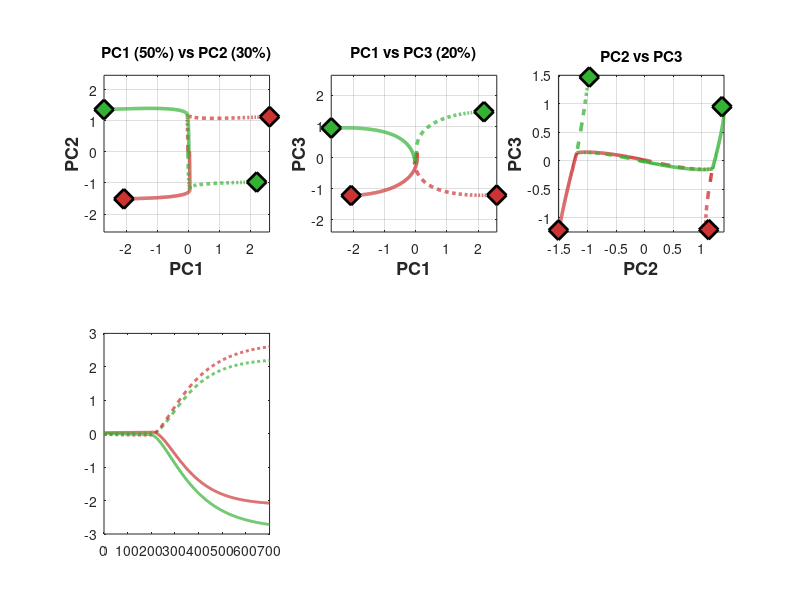

This figure's MATLAB source: (Note: this script raises an error after producing the figure.)
% XOR Model - Two Linear Dynamical Systems (No Cheating!)
% Context switches between two different J matrices
% Each J has its own color→choice mapping

%% Parameters
N = 100;
tau = 50;
dt = 1;
T_total = 700;
T_color_onset = 200;

%% Build base dynamics

[Q, ~] = qr(randn(N, N));

Lambda_base = zeros(N, N);
Lambda_base(1,1) = 0.2;  % Context - moderately stable (will decay slowly)
Lambda_base(2,2) = 0.2;  % Color (transient)
Lambda_base(3,3) = 0.6;  % Choice (most stable)
for i = 4:N
    Lambda_base(i,i) = 0.1*rand();
end

J_base = Q * Lambda_base * Q';

%% Add nonnormality for transient amplification

% Add off-diagonal terms to create nonnormal structure
% This allows transient growth even with stable eigenvalues
nonnormal_strength = 0.1;

% Create nonnormal coupling in the 3D subspace
J_nonnormal = zeros(N, N);

% Context can transiently drive color (context→color)
J_nonnormal(2,1) = nonnormal_strength;

% Color can transiently drive context back (color→context)  
J_nonnormal(1,2) = -nonnormal_strength * 0.5;

% Choice can feed back to color (choice→color)
J_nonnormal(2,3) = nonnormal_strength * 0.3;

% Transform to neural space
J_nonnormal_full = Q * J_nonnormal * Q';
J_base = J_base + J_nonnormal_full;

fprintf('Added nonnormal dynamics for transient amplification\n');

%% Build two different systems with different color→choice coupling

coupling_strength = .8;  % Strong coupling amplifies choice

% System 1 (T1): Red→Left, Green→Right
% Color drives choice NEGATIVELY
J1_coupling = zeros(N, N);
% When color is positive (Red), choice goes negative (Left)
% When color is negative (Green), choice goes positive (Right)
color_dir = Q(:,2);
choice_dir = Q(:,3);
J1_coupling_matrix = -coupling_strength * (choice_dir * color_dir');
J1 = J_base + J1_coupling_matrix;

% System 2 (T2): Red→Right, Green→Left  
% Color drives choice POSITIVELY
J2_coupling_matrix = +coupling_strength * (choice_dir * color_dir');
J2 = J_base + J2_coupling_matrix;

fprintf('Built two linear systems:\n');
fprintf('  J1 (T1): Color → -Choice (Red→Left, Green→Right)\n');
fprintf('  J2 (T2): Color → +Choice (Red→Right, Green→Left)\n');

%% Build inputs

B_context = Q(:,1);
B_color = Q(:,2);

I0_context = 1.0;  % Weak context input
I0_color = 1.0;    % Weak color input
% Choice becomes strong through recurrent amplification via coupling!

%% Simulate - Context selects which J!

time = 0:dt:T_total;
n_time = length(time);

configs = [1, 1, -1, -1];
colors = [1, -1, 1, -1];
all_x = zeros(N, n_time, 4);

fprintf('\nSimulating with context-dependent dynamics...\n');

for cond = 1:4
    context_sign = configs(cond);
    color_sign = colors(cond);
    
    % KEY: Select which dynamical system based on context
    if context_sign == 1
        J = J1;  % T1 system
        fprintf('Cond %d: Using J1 (T1 dynamics)\n', cond);
    else
        J = J2;  % T2 system
        fprintf('Cond %d: Using J2 (T2 dynamics)\n', cond);
    end
    
    x = zeros(N, n_time);
    x(:,1) = 0.01*randn(N,1);
    
    for t = 1:(n_time-1)
        current_time = time(t);
        
        % Inputs (same for both systems)
        input = context_sign * B_context * I0_context;
        
        if current_time >= T_color_onset
            input = input + color_sign * B_color * I0_color;
        end
        
        % Update with context-selected dynamics
        dx = (1/tau) * (-x(:,t) + J*x(:,t) + input);
        x(:,t+1) = x(:,t) + dt*dx;
    end
    
    all_x(:,:,cond) = x;
end

%% Mean-subtract
mean_traj = mean(all_x, 3);
all_x_centered = all_x - repmat(mean_traj, [1, 1, 4]);

fprintf('\nSubtracted condition-independent signal\n');

%% PCA
data_pca = [];
for cond = 1:4
    data_pca = [data_pca; all_x_centered(:,:,cond)'];
end
[coeff, ~, ~, ~, explained] = pca(data_pca);

fprintf('\nPCA Variance:\n');
for i = 1:5
    fprintf('  PC%d: %.1f%%\n', i, explained(i));
end

pc1 = zeros(n_time, 4);
pc2 = zeros(n_time, 4);
pc3 = zeros(n_time, 4);
for cond = 1:4
    proj = all_x_centered(:,:,cond)' * coeff(:,1:3);
    pc1(:,cond) = proj(:,1);
    pc2(:,cond) = proj(:,2);
    pc3(:,cond) = proj(:,3);
end

%% Visualize
labels = {'T1-Red-L', 'T1-Grn-R', 'T2-Red-R', 'T2-Grn-L'};
cols = [0.8,0.2,0.2; 0.2,0.7,0.2; 0.8,0.2,0.2; 0.2,0.7,0.2];
styles = {'-', '--', '--', '-'};

figure('Position', [100,100,1600,900]);

subplot(2,3,1);
for c = 1:4
    plot(pc1(:,c), pc2(:,c), styles{c}, 'Color', cols(c,:), 'LineWidth', 2.5);
    hold on;
    plot(pc1(end,c), pc2(end,c), 'd', 'MarkerSize', 14, ...
        'MarkerFaceColor', cols(c,:), 'MarkerEdgeColor', 'k', 'LineWidth', 2);
end
xlabel('PC1', 'FontSize', 13, 'FontWeight', 'bold');
ylabel('PC2', 'FontSize', 13, 'FontWeight', 'bold');
title(sprintf('PC1 (%.0f%%) vs PC2 (%.0f%%)', explained(1), explained(2)));
grid on; axis equal;

subplot(2,3,2);
for c = 1:4
    plot(pc1(:,c), pc3(:,c), styles{c}, 'Color', cols(c,:), 'LineWidth', 2.5);
    hold on;
    plot(pc1(end,c), pc3(end,c), 'd', 'MarkerSize', 14, ...
        'MarkerFaceColor', cols(c,:), 'MarkerEdgeColor', 'k', 'LineWidth', 2);
end
xlabel('PC1', 'FontSize', 13, 'FontWeight', 'bold');
ylabel('PC3', 'FontSize', 13, 'FontWeight', 'bold');
title(sprintf('PC1 vs PC3 (%.0f%%)', explained(3)));
grid on; axis equal;

subplot(2,3,3);
for c = 1:4
    plot(pc2(:,c), pc3(:,c), styles{c}, 'Color', cols(c,:), 'LineWidth', 2.5);
    hold on;
    plot(pc2(end,c), pc3(end,c), 'd', 'MarkerSize', 14, ...
        'MarkerFaceColor', cols(c,:), 'MarkerEdgeColor', 'k', 'LineWidth', 2);
end
xlabel('PC2', 'FontSize', 13, 'FontWeight', 'bold');
ylabel('PC3', 'FontSize', 13, 'FontWeight', 'bold');
title('PC2 vs PC3');
grid on; axis equal;

subplot(2,3,4);
for c = 1:4
    plot(time, pc1(:,c), styles{c}, 'Color', cols(c,:), 'LineWidth', 2);
    hold on;
end
xline(T_color_onset, 'k--', 'LineWidth', 2);
xlabel('Time (ms)'); ylabel('PC1');
title('PC1 Time Course');
grid on;

subplot(2,3,5);
for c = 1:4
    plot(time, pc2(:,c), styles{c}, 'Color', cols(c,:), 'LineWidth', 2);
    hold on;
end
xline(T_color_onset, 'k--', 'LineWidth', 2);
xlabel('Time (ms)'); ylabel('PC2');
title('PC2 Time Course');
grid on;

subplot(2,3,6);
for c = 1:4
    plot(time, pc3(:,c), styles{c}, 'Color', cols(c,:), 'LineWidth', 2);
    hold on;
end
xline(T_color_onset, 'k--', 'LineWidth', 2);
xlabel('Time (ms)'); ylabel('PC3');
title('PC3 Time Course');
grid on;

sgtitle('XOR: Two Linear Dynamical Systems', 'FontSize', 16, 'FontWeight', 'bold');

%% Analysis
fprintf('\nFinal PC values [T1-Red-L, T1-Grn-R, T2-Red-R, T2-Grn-L]:\n');
fprintf('  PC1: [%6.1f, %6.1f, %6.1f, %6.1f]\n', pc1(end,1), pc1(end,2), pc1(end,3), pc1(end,4));
fprintf('  PC2: [%6.1f, %6.1f, %6.1f, %6.1f]\n', pc2(end,1), pc2(end,2), pc2(end,3), pc2(end,4));
fprintf('  PC3: [%6.1f, %6.1f, %6.1f, %6.1f]\n', pc3(end,1), pc3(end,2), pc3(end,3), pc3(end,4));

fprintf('\nExpected:\n');
fprintf('  Context: [+, +, -, -]\n');
fprintf('  Color:   [+, -, +, -]\n');
fprintf('  Choice:  [-, +, +, -]\n');

ctx_pattern = [1, 1, -1, -1];
col_pattern = [1, -1, 1, -1];
cho_pattern = [-1, 1, 1, -1];

pc1_vals = [pc1(end,1), pc1(end,2), pc1(end,3), pc1(end,4)];
pc2_vals = [pc2(end,1), pc2(end,2), pc2(end,3), pc2(end,4)];
pc3_vals = [pc3(end,1), pc3(end,2), pc3(end,3), pc3(end,4)];

fprintf('\nCorrelations:\n');
fprintf('PC1: ctx=%.3f, col=%.3f, cho=%.3f\n', ...
    corr(pc1_vals', ctx_pattern'), corr(pc1_vals', col_pattern'), corr(pc1_vals', cho_pattern'));
fprintf('PC2: ctx=%.3f, col=%.3f, cho=%.3f\n', ...
    corr(pc2_vals', ctx_pattern'), corr(pc2_vals', col_pattern'), corr(pc2_vals', cho_pattern'));
fprintf('PC3: ctx=%.3f, col=%.3f, cho=%.3f\n', ...
    corr(pc3_vals', ctx_pattern'), corr(pc3_vals', col_pattern'), corr(pc3_vals', cho_pattern'));

fprintf('\n=== TRUE XOR IMPLEMENTATION ===\n');
fprintf('Two LINEAR dynamical systems J1 and J2\n');
fprintf('  J1: Has coupling Color → -Choice (for T1)\n');
fprintf('  J2: Has coupling Color → +Choice (for T2)\n');
fprintf('Context input selects which J is active\n');
fprintf('Nonlinearity = switching between linear systems\n');
fprintf('No sign() function or mathematical cheating!\n');

%%

%% Add 3D trajectory plot
figure('Position', [100, 100, 800, 700]);

for c = 1:4
    plot3(pc1(:,c), pc2(:,c), pc3(:,c), styles{c}, ...
        'Color', cols(c,:), 'LineWidth', 2.5);
    hold on;
    
    % Start marker
    plot3(pc1(1,c), pc2(1,c), pc3(1,c), 'o', 'MarkerSize', 10, ...
        'MarkerFaceColor', cols(c,:), 'MarkerEdgeColor', 'k', 'LineWidth', 2);
    
    % Color onset marker
    t_onset = round(T_color_onset/dt);
    plot3(pc1(t_onset,c), pc2(t_onset,c), pc3(t_onset,c), 'o', 'MarkerSize', 8, ...
        'MarkerFaceColor', [0.6,0.2,0.6], 'MarkerEdgeColor', 'k', 'LineWidth', 1.5);
    
    % End marker
    plot3(pc1(end,c), pc2(end,c), pc3(end,c), 'd', 'MarkerSize', 14, ...
        'MarkerFaceColor', cols(c,:), 'MarkerEdgeColor', 'k', 'LineWidth', 2);
end
